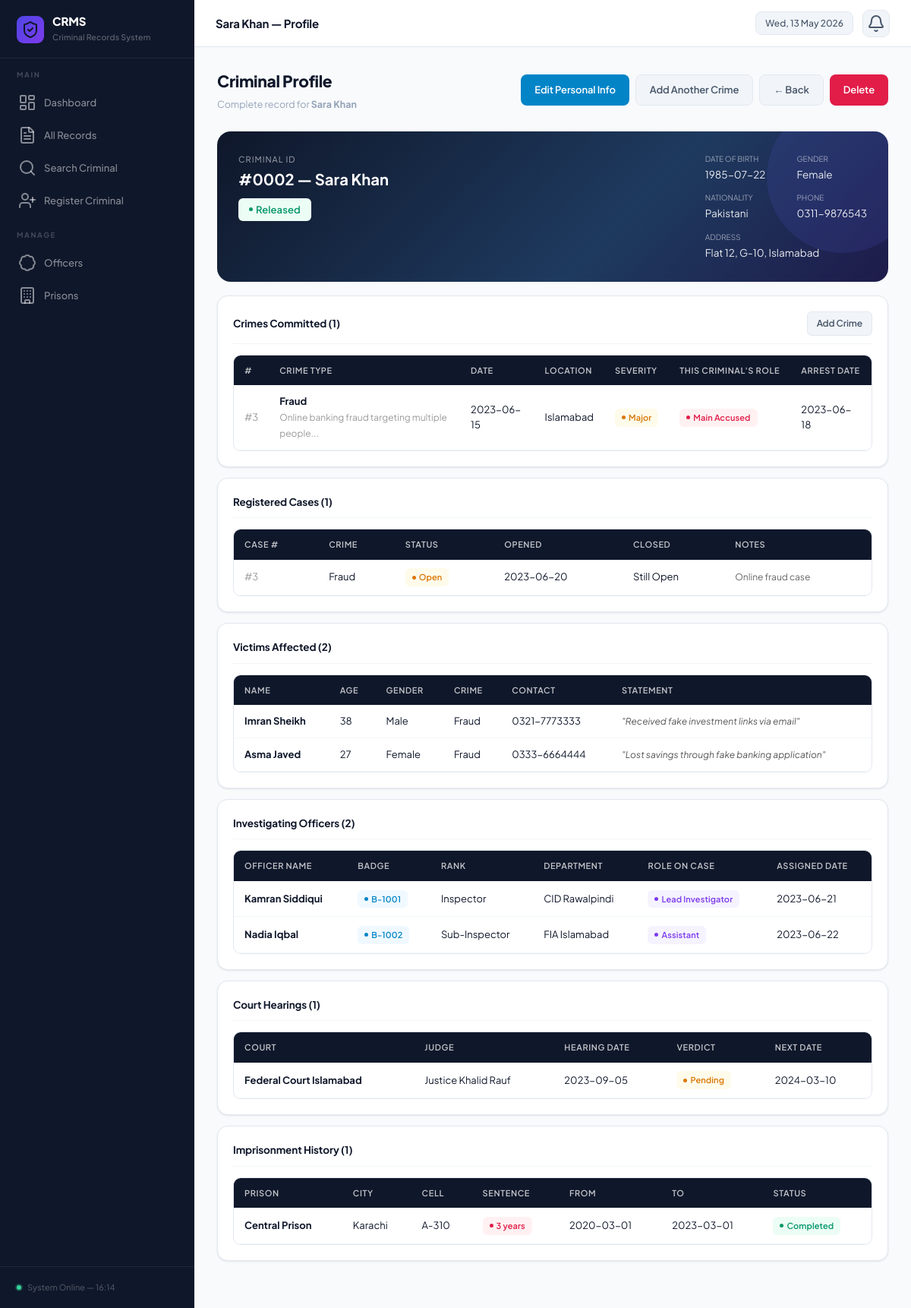
Screenshot of /profile.php?id=2 with the database file from the repository.
### tables this page shows
CREATE TABLE Criminal (
    criminal_id   INT AUTO_INCREMENT PRIMARY KEY,
    first_name    VARCHAR(50) NOT NULL,
    last_name     VARCHAR(50) NOT NULL,
    date_of_birth DATE,
    gender        VARCHAR(10),
    nationality   VARCHAR(50),
    address       TEXT,
    phone         VARCHAR(20),
    status        VARCHAR(20) DEFAULT 'Wanted'
);

CREATE TABLE Criminal_Crime (
    criminal_id  INT,
    crime_id     INT,
    role         VARCHAR(50),
    arrest_date  DATE,
    PRIMARY KEY (criminal_id, crime_id),
    FOREIGN KEY (criminal_id) REFERENCES Criminal(criminal_id) ON DELETE CASCADE,
    FOREIGN KEY (crime_id)    REFERENCES Crime(crime_id)       ON DELETE CASCADE
);

CREATE TABLE Crime (
    crime_id      INT AUTO_INCREMENT PRIMARY KEY,
    crime_type    VARCHAR(100) NOT NULL,
    description   TEXT,
    date_occurred DATE,
    location      VARCHAR(200),
    severity      VARCHAR(20)
);

CREATE TABLE Case_Record (
    case_id      INT AUTO_INCREMENT PRIMARY KEY,
    crime_id     INT,
    case_status  VARCHAR(50) DEFAULT 'Open',
    open_date    DATE,
    close_date   DATE,
    description  TEXT,
    FOREIGN KEY (crime_id) REFERENCES Crime(crime_id) ON DELETE CASCADE
);

CREATE TABLE Victim (
    victim_id      INT AUTO_INCREMENT PRIMARY KEY,
    crime_id       INT,
    first_name     VARCHAR(50),
    last_name      VARCHAR(50),
    age            INT,
    gender         VARCHAR(10),
    contact_number VARCHAR(20),
    statement      TEXT,
    FOREIGN KEY (crime_id) REFERENCES Crime(crime_id) ON DELETE CASCADE
);

CREATE TABLE Officer (
    officer_id   INT AUTO_INCREMENT PRIMARY KEY,
    first_name   VARCHAR(50) NOT NULL,
    last_name    VARCHAR(50) NOT NULL,
    badge_number VARCHAR(20) UNIQUE,
    rank         VARCHAR(50),
    department   VARCHAR(100),
    phone        VARCHAR(20)
);

CREATE TABLE Court_Hearing (
    hearing_id        INT AUTO_INCREMENT PRIMARY KEY,
    case_id           INT,
    hearing_date      DATE,
    judge_name        VARCHAR(100),
    verdict           VARCHAR(50) DEFAULT 'Pending',
    court_name        VARCHAR(100),
    next_hearing_date DATE,
    FOREIGN KEY (case_id) REFERENCES Case_Record(case_id) ON DELETE CASCADE
);

CREATE TABLE Imprisonment (
    imprisonment_id INT AUTO_INCREMENT PRIMARY KEY,
    criminal_id     INT,
    prison_id       INT,
    cell_number     VARCHAR(20),
    start_date      DATE,
    end_date        DATE,
    sentence_years  INT,
    FOREIGN KEY (criminal_id) REFERENCES Criminal(criminal_id) ON DELETE CASCADE,
    FOREIGN KEY (prison_id)   REFERENCES Prison(prison_id)     ON DELETE CASCADE
);

CREATE TABLE Prison (
    prison_id   INT AUTO_INCREMENT PRIMARY KEY,
    prison_name VARCHAR(100),
    location    VARCHAR(200),
    capacity    INT
);

### profile.php (the view, shortened to what this page needs)
<?php
include 'db.php';
$id = intval($_GET['id']);
$criminal = mysqli_fetch_assoc(mysqli_query($conn,
 "SELECT * FROM Criminal WHERE criminal_id = $id"));
$crimes = mysqli_query($conn,
 "SELECT cr.*, cc.role, cc.arrest_date
 FROM Crime cr
 JOIN Criminal_Crime cc ON cr.crime_id = cc.crime_id
 WHERE cc.criminal_id = $id
 ORDER BY cr.date_occurred DESC");
$cases = mysqli_query($conn,
 "SELECT c.*, cr.crime_type, cr.severity
 FROM Case_Record c
 JOIN Crime cr ON c.crime_id = cr.crime_id
 JOIN Criminal_Crime cc ON cr.crime_id = cc.crime_id
 WHERE cc.criminal_id = $id
 ORDER BY c.open_date DESC");
$victims = mysqli_query($conn,
 "SELECT v.*, cr.crime_type
 FROM Victim v
 JOIN Crime cr ON v.crime_id = cr.crime_id
 JOIN Criminal_Crime cc ON cr.crime_id = cc.crime_id
 WHERE cc.criminal_id = $id");
$officers = mysqli_query($conn,
 "SELECT DISTINCT o.*, oc.role AS assigned_role, oc.assigned_date, c.description AS case_desc
 FROM Officer o
 JOIN Officer_Case oc ON o.officer_id = oc.officer_id
 JOIN Case_Record c ON oc.case_id = c.case_id
 JOIN Crime cr ON c.crime_id = cr.crime_id
 JOIN Criminal_Crime cc ON cr.crime_id = cc.crime_id
 WHERE cc.criminal_id = $id");
$hearings = mysqli_query($conn,
 "SELECT h.*, c.description AS case_desc
 FROM Court_Hearing h
 JOIN Case_Record c ON h.case_id = c.case_id
 JOIN Crime cr ON c.crime_id = cr.crime_id
 JOIN Criminal_Crime cc ON cr.crime_id = cc.crime_id
 WHERE cc.criminal_id = $id
 ORDER BY h.hearing_date DESC");
$imprisonments = mysqli_query($conn,
 "SELECT i.*, p.prison_name, p.location AS prison_city
 FROM Imprisonment i
 JOIN Prison p ON i.prison_id = p.prison_id
 WHERE i.criminal_id = $id
 ORDER BY i.start_date DESC");
$pageTitle = $criminal['first_name'].' '.$criminal['last_name'].' — Profile';
include 'header.php';
$stBadge = match($criminal['status']) {
 'Imprisoned' => 'b-red',
 'Released' => 'b-green',
 'Wanted' => 'b-orange',
 'Under Trial' => 'b-purple',
 default => 'b-blue'
};
?>
<div class="page-hdr">
 <div>
 <h2> Criminal Profile</h2>
 <p>Complete record for <strong><?=$criminal['first_name'].' '.$criminal['last_name']?></strong></p>
 </div>
 <div style="display:flex;gap:8px;">
 <a href="edit_criminal.php?id=<?=$id?>" class="btn btn-blue"> Edit Personal Info</a>
 <a href="add_crime.php?id=<?=$id?>" class="btn btn-gray"> Add Another Crime</a>
 <a href="records.php" class="btn btn-gray">← Back</a>
 <a href="delete_criminal.php?id=<?=$id?>"
 class="btn btn-danger"
 onclick="return confirm('Permanently delete this criminal and ALL related records?')"> Delete</a>
 </div>
</div>
<div class="profile-header">
 <div style="display:flex;justify-content:space-between;align-items:flex-start;flex-wrap:wrap;gap:16px;">
 <div>
 <div style="font-size:11px;opacity:0.6;letter-spacing:1px;text-transform:uppercase;">Criminal ID</div>
 <h2 style="margin-top:2px;">#<?=str_pad($id,4,'0',STR_PAD_LEFT)?> — <?=$criminal['first_name'].' '.$criminal['last_name']?></h2>
 <div style="margin-top:8px;">
 <span class="badge <?=$stBadge?>" style="font-size:13px;padding:5px 14px;"><?=$criminal['status']?></span>
 </div>
 </div>
 <div style="display:grid;grid-template-columns:1fr 1fr;gap:12px 28px;opacity:0.9;">
 <div><div style="font-size:10px;opacity:0.6;text-transform:uppercase;">Date of Birth</div><div style="margin-top:2px;"><?=$criminal['date_of_birth']??'—'?></div></div>
 <div><div style="font-size:10px;opacity:0.6;text-transform:uppercase;">Gender</div><div style="margin-top:2px;"><?=$criminal['gender']??'—'?></div></div>
 <div><div style="font-size:10px;opacity:0.6;text-transform:uppercase;">Nationality</div><div style="margin-top:2px;"><?=$criminal['nationality']??'—'?></div></div>
 <div><div style="font-size:10px;opacity:0.6;text-transform:uppercase;">Phone</div><div style="margin-top:2px;"><?=$criminal['phone']??'—'?></div></div>
 <div style="grid-column:1/-1;"><div style="font-size:10px;opacity:0.6;text-transform:uppercase;">Address</div><div style="margin-top:2px;"><?=$criminal['address']??'—'?></div></div>
 </div>
 </div>
</div>
<?php $crimeRows = []; while($r=mysqli_fetch_assoc($crimes)) $crimeRows[]=$r; ?>
<div class="section-card">
 <div class="section-hdr">
 <h3>Crimes Committed (<?=count($crimeRows)?>)</h3>
 <a href="add_crime.php?id=<?=$id?>" class="btn btn-gray btn-sm"> Add Crime</a>
 </div>
 <?php if(empty($crimeRows)): ?>
 <div class="no-data">No crimes linked yet.</div>
 <?php else: ?>
 <div class="tbl-wrap"><table>
 <thead><tr><th>#</th><th>Crime Type</th><th>Date</th><th>Location</th><th>Severity</th><th>This Criminal's Role</th><th>Arrest Date</th></tr></thead>
 <tbody>
 <?php foreach($crimeRows as $r):
 $sev = match($r['severity']){'Felony'=>'b-red','Major'=>'b-orange','Minor'=>'b-blue',default=>'b-blue'};
 $rol = match($r['role']){'Main Accused'=>'b-red','Accomplice'=>'b-orange',default=>'b-blue'};
 ?>
 <tr>
 <td style="color:#999;vertical-align:middle;">#<?=$r['crime_id']?></td>
 <td><strong><?=$r['crime_type']?></strong><br><span style="color:#999;font-size:12px;"><?=substr($r['description'],0,50)?>...</span></td>
 <td><?=$r['date_occurred']?></td>
 <td><?=$r['location']?></td>
 <td><span class="badge <?=$sev?>"><?=$r['severity']?></span></td>
 <td><span class="badge <?=$rol?>"><?=$r['role']?></span></td>
 <td><?=$r['arrest_date']?></td>
 </tr>
 <?php endforeach; ?>
 </tbody>
 </table></div>
 <?php endif; ?>
</div>
<?php $caseRows = []; while($r=mysqli_fetch_assoc($cases)) $caseRows[]=$r; ?>
<div class="section-card">
 <div class="section-hdr"><h3>Registered Cases (<?=count($caseRows)?>)</h3></div>
 <?php if(empty($caseRows)): ?>
 <div class="no-data">No cases found.</div>
 <?php else: ?>
 <div class="tbl-wrap"><table>
 <thead><tr><th>Case #</th><th>Crime</th><th>Status</th><th>Opened</th><th>Closed</th><th>Notes</th></tr></thead>
 <tbody>
 <?php foreach($caseRows as $r):
 $cs = match($r['case_status']){'Open'=>'b-orange','Closed'=>'b-green','Under Investigation'=>'b-blue',default=>'b-blue'};
 ?>
 <tr>
 <td style="color:#999;vertical-align:middle;">#<?=$r['case_id']?></td>
 <td><?=$r['crime_type']?></td>
 <td><span class="badge <?=$cs?>"><?=$r['case_status']?></span></td>
 <td><?=$r['open_date']?></td>
 <td><?=$r['close_date']??'Still Open'?></td>
 <td style="color:#666;font-size:12px;"><?=substr($r['description'],0,60)?></td>
 </tr>
 <?php endforeach; ?>
 </tbody>
 </table></div>
 <?php endif; ?>
</div>
<?php $victimRows = []; while($r=mysqli_fetch_assoc($victims)) $victimRows[]=$r; ?>
<div class="section-card">
 <div class="section-hdr"><h3>Victims Affected (<?=count($victimRows)?>)</h3></div>
 <?php if(empty($victimRows)): ?>
 <div class="no-data">No victim records found.</div>
 <?php else: ?>
 <div class="tbl-wrap"><table>
 <thead><tr><th>Name</th><th>Age</th><th>Gender</th><th>Crime</th><th>Contact</th><th>Statement</th></tr></thead>
 <tbody>
 <?php foreach($victimRows as $r): ?>
 <tr>
 <td><strong><?=$r['first_name'].' '.$r['last_name']?></strong></td>
 <td><?=$r['age']?></td>
 <td><?=$r['gender']?></td>
 <td><?=$r['crime_type']?></td>
 <td><?=$r['contact_number']?></td>
 <td style="font-style:italic;color:#555;font-size:12px;">"<?=substr($r['statement'],0,80)?>"</td>
 </tr>
 <?php endforeach; ?>
 </tbody>
 </table></div>
 <?php endif; ?>
</div>
<?php $officerRows = []; while($r=mysqli_fetch_assoc($officers)) $officerRows[]=$r; ?>
<div class="section-card">
 <div class="section-hdr"><h3>Investigating Officers (<?=count($officerRows)?>)</h3></div>
 <?php if(empty($officerRows)): ?>
 <div class="no-data">No officers assigned yet.</div>
 <?php else: ?>
 <div class="tbl-wrap"><table>
 <thead><tr><th>Officer Name</th><th>Badge</th><th>Rank</th><th>Department</th><th>Role on Case</th><th>Assigned Date</th></tr></thead>
 <tbody>
 <?php foreach($officerRows as $r): ?>
 <tr>
 <td><strong><?=$r['first_name'].' '.$r['last_name']?></strong></td>
 <td><span class="badge b-blue"><?=$r['badge_number']?></span></td>
 <td><?=$r['rank']?></td>
 <td><?=$r['department']?></td>
 <td><span class="badge b-purple"><?=$r['assigned_role']?></span></td>
 <td><?=$r['assigned_date']?></td>
 </tr>
 <?php endforeach; ?>
 </tbody>
 </table></div>
 <?php endif; ?>
</div>
<?php $hearingRows = []; while($r=mysqli_fetch_assoc($hearings)) $hearingRows[]=$r; ?>
<div class="section-card">
 <div class="section-hdr"><h3>Court Hearings (<?=count($hearingRows)?>)</h3></div>
 <?php if(empty($hearingRows)): ?>
 <div class="no-data">No court hearings scheduled.</div>
 <?php else: ?>
 <div class="tbl-wrap"><table>
 <thead><tr><th>Court</th><th>Judge</th><th>Hearing Date</th><th>Verdict</th><th>Next Date</th></tr></thead>
 <tbody>
 <?php foreach($hearingRows as $r):
 $vb = match($r['verdict']){'Guilty'=>'b-red','Not Guilty'=>'b-green','Pending'=>'b-orange',default=>'b-blue'};
 ?>
 <tr>
 <td><strong><?=$r['court_name']?></strong></td>
 <td><?=$r['judge_name']?></td>
 <td><?=$r['hearing_date']?></td>
 <td><span class="badge <?=$vb?>"><?=$r['verdict']?></span></td>
 <td><?=$r['next_hearing_date']??'—'?></td>
 </tr>
 <?php endforeach; ?>
 </tbody>
 </table></div>
 <?php endif; ?>
</div>
<?php $impRows = []; while($r=mysqli_fetch_assoc($imprisonments)) $impRows[]=$r; ?>
<div class="section-card">
 <div class="section-hdr"><h3>Imprisonment History (<?=count($impRows)?>)</h3></div>
 <?php if(empty($impRows)): ?>
 <div class="no-data">No imprisonment records found.</div>
 <?php else: ?>
 <div class="tbl-wrap"><table>
 <thead><tr><th>Prison</th><th>City</th><th>Cell</th><th>Sentence</th><th>From</th><th>To</th><th>Status</th></tr></thead>
 <tbody>
 <?php foreach($impRows as $r):
 $active = empty($r['end_date']) || $r['end_date'] >= date('Y-m-d');
 ?>
 <tr>
 <td><strong><?=$r['prison_name']?></strong></td>
 <td><?=$r['prison_city']?></td>
 <td><?=$r['cell_number']?></td>
 <td><span class="badge b-red"><?=$r['sentence_years']?> years</span></td>
 <td><?=$r['start_date']?></td>
 <td><?=$r['end_date']??'—'?></td>
 <td><?=$active ? '<span class="badge b-red">Currently Serving</span>' : '<span class="badge b-green">Completed</span>'?></td>
 </tr>
 <?php endforeach; ?>
 </tbody>
 </table></div>
 <?php endif; ?>
</div>
<?php include 'footer.php'; ?>

### header.php (shortened to what this page needs)
<!DOCTYPE html>
<html lang="en">
<head>
</head>
<body>
<div class="sidebar">
  <div class="sidebar-brand">
    <div class="brand-logo"><i data-lucide="shield-check"></i></div>
    <div class="brand-copy">
      <strong>CRMS</strong>
      <small>Criminal Records System</small>
    </div>
  </div>
  <div class="nav-group">
    <div class="nav-group-label">Main</div>
    <a href="index.php"   class="nav-item <?= basename($_SERVER['PHP_SELF'])=='index.php'  ?'active':''?>"><i data-lucide="layout-dashboard"></i> Dashboard</a>
    <a href="records.php" class="nav-item <?= basename($_SERVER['PHP_SELF'])=='records.php'?'active':''?>"><i data-lucide="file-text"></i> All Records</a>
    <a href="search.php"  class="nav-item <?= basename($_SERVER['PHP_SELF'])=='search.php' ?'active':''?>"><i data-lucide="search"></i> Search Criminal</a>
    <a href="register.php"class="nav-item <?= basename($_SERVER['PHP_SELF'])=='register.php'?'active':''?>"><i data-lucide="user-plus"></i> Register Criminal</a>
  </div>
  <div class="nav-group">
    <div class="nav-group-label">Manage</div>
    <a href="officers.php"class="nav-item <?= basename($_SERVER['PHP_SELF'])=='officers.php'?'active':''?>"><i data-lucide="badge"></i> Officers</a>
    <a href="prisons.php" class="nav-item <?= basename($_SERVER['PHP_SELF'])=='prisons.php' ?'active':''?>"><i data-lucide="building"></i> Prisons</a>
  </div>
  <div class="sidebar-foot">
    <div class="status-dot">System Online — <?= date('H:i') ?></div>
  </div>
</div>
<div class="topbar">
  <div class="tb-title"><?= $pageTitle ?? 'Dashboard' ?></div>
  <div class="tb-right">
    <span class="tb-chip"><?= date('D, d M Y') ?></span>
    <div class="tb-icon"><i data-lucide="bell"></i></div>
  </div>
</div>
<div class="main"><div class="content">

### rows the page displays
criminal: pageTitle "Sara Khan — Profile", first_name "Sara", last_name "Khan", status "Released", date_of_birth "1985-07-22", gender "Female", nationality "Pakistani", phone "0311-9876543", address "Flat 12, G-10, Islamabad"
criminal_crime: crime.crime_id "3", crime.crime_type "Fraud", crime.description "Online banking fraud targeting multiple people", crime.date_occurred "2023-06-15", crime.location "Islamabad", crime.severity "Major", role "Main Accused", arrest_date "2023-06-18"
case_record: case_id "3", crime.crime_type "Fraud", case_status "Open", open_date "2023-06-20", close_date "Still Open", description "Online fraud case"
victim: first_name "Imran", last_name "Sheikh", age "38", gender "Male", crime.crime_type "Fraud", contact_number "0321-7773333", statement "Received fake investment links via email"
victim: first_name "Asma", last_name "Javed", age "27", gender "Female", crime.crime_type "Fraud", contact_number "0333-6664444", statement "Lost savings through fake banking application"
officer: first_name "Kamran", last_name "Siddiqui", badge_number "B-1001", rank "Inspector", department "CID Rawalpindi", assigned_role "Lead Investigator", assigned_date "2023-06-21"
officer: first_name "Nadia", last_name "Iqbal", badge_number "B-1002", rank "Sub-Inspector", department "FIA Islamabad", assigned_role "Assistant", assigned_date "2023-06-22"
court_hearing: court_name "Federal Court Islamabad", judge_name "Justice Khalid Rauf", hearing_date "2023-09-05", verdict "Pending", next_hearing_date "2024-03-10"
imprisonment: prison.prison_name "Central Prison", prison.location "Karachi", cell_number "A-310", sentence_years "3", start_date "2020-03-01", end_date "2023-03-01", shows "Completed"

### other values shown
str_pad($id,4,'0',STR_PAD_LEFT) "0002"
count($crimeRows) "1"
count($caseRows) "1"
count($victimRows) "2"
count($officerRows) "2"
count($hearingRows) "1"
count($impRows) "1"
